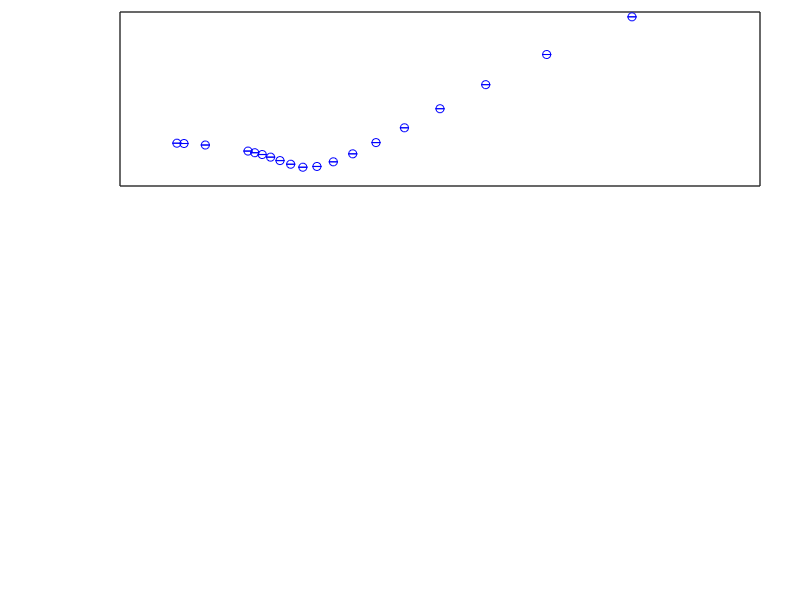

Recreate this plot in MATLAB. (Note: this script raises an error after producing the figure.)
clear;
clc;
close all;

%set up the figure
figure('Renderer', 'painters', 'Position', [10 10 600 900])
set(gcf,'color','white')

%define panel locations and smoothing parameter
Left = 0.15;
Bottom = 0.09;
Height = 0.29;
Width = 0.8;
voffset = 0.3;
p = 1;

Tc_bond = 1./1.58;   y = [-10:0.1:100]; x = ones(size(y));

%panel a
A = dlmread('data/hopping_energy.csv')
T = 1./A(:,1);
dK_by_dT = gradient(A(:,2))./gradient(T);

subplot('position',[Left,Bottom+2*voffset,Width,Height]); box on; hold on;
set(gca,'FontSize',25,'FontName','Times',...
        'Xtick',[3.4:0.4:4.4],'YTick',[0:20:100],'LineWidth',1)
xtickangle(0)
errorbar(T,A(:,2),A(:,3),'bo','MarkerFaceColor','b','MarkerSize',8)
plot(Tc_bond*x, y,'--k','HandleVisibility','off')
s0 = csaps(T,A(:,2),p); fnplt(s0,'-b');
set(gca,'FontSize',25,'FontName','Times',...
        'Xtick',[0:0.25:2],'YTick',[-1.1:0.1:-0.6],'LineWidth',1)
ylabel('$\mathcal{K}/t$','FontSize',25,'Interpreter','latex')
axis([0.25,2,-1.15,-0.7])
xticklabels({' ',' ',' ',' ',' ',' ',' ',' '})
text(0.29,-0.735,'(a)','FontSize',25,'FontName','Times')

axes('Position',[.28 .835 .3 .12],'LineWidth',1); hold on; box on;
plot(T,dK_by_dT,'bo','MarkerFaceColor','b','MarkerSize',6)
plot(Tc_bond*x, y,'--k','HandleVisibility','off')
s0 = csaps(T,dK_by_dT,0.99995); fnplt(s0,'-b');
set(gca,'FontSize',20,'FontName','Times',...
        'Xtick',[0.25:0.25:2],'YTick',[-1:0.2:2],'LineWidth',1)
xtickangle(0)
xticklabels({' ','0.5',' ','1',' ','1.5',' ','2'})
xlabel('$T/t$','FontSize',20,'Interpreter','latex')
ylabel('$d\mathcal{K}/dT$','FontSize',20,'Interpreter','latex')
axis([0.25,2,-0.25,0.4])

% panel b
A = dlmread('data/holstein_energy.csv')
T = 1./A(:,1);
dV_by_dT = gradient(A(:,2))./gradient(T);

subplot('position',[Left,Bottom+1*voffset,Width,Height]); box on; hold on;
set(gca,'FontSize',25,'FontName','Times',...
        'Xtick',[3.4:0.4:4.4],'YTick',[0:20:100],'LineWidth',1)
xtickangle(0)
errorbar(T,A(:,2),A(:,3),'bo','MarkerFaceColor','b','MarkerSize',8)
plot(Tc_bond*x, y,'--k','HandleVisibility','off')
s0 = csaps(T,A(:,2),p); fnplt(s0,'-b');
set(gca,'FontSize',25,'FontName','Times',...
        'Xtick',[0:0.25:2],'YTick',[-2.0:0.4:-0.8],'LineWidth',1)
ylabel('$\mathcal{V}/t$','FontSize',25,'Interpreter','latex')
axis([0.25,2,-2.4,-0.8])
xticklabels({' ',' ',' ',' ',' ',' ',' ',' '})
text(0.29,-0.92,'(b)','FontSize',25,'FontName','Times')

axes('Position',[.52 .46 .4 .14],'LineWidth',1); hold on; box on;
plot(T,dV_by_dT,'bs','MarkerFaceColor','b','MarkerSize',6)
plot(Tc_bond*x, y,'--k','HandleVisibility','off')
s0 = csaps(T,dV_by_dT,0.99995); fnplt(s0,'-b');
set(gca,'FontSize',20,'FontName','Times',...
        'Xtick',[0.25:0.25:2],'YTick',[-1:1:4],'LineWidth',1)
xtickangle(0)
xticklabels({' ','0.5',' ','1',' ','1.5',' ','2'})
xlabel('$T/t$','FontSize',20,'Interpreter','latex')
ylabel('$d\mathcal{V}/dT$','FontSize',20,'Interpreter','latex')
axis([0.25,2,0,4])


% Plot the double occupancy in panel (c)
A = dlmread('data/double_occ.csv');
T = 1./A(:,1);
dD_by_dT = gradient(A(:,2))./gradient(T);

subplot('position',[Left,Bottom+0*voffset,Width,Height]); box on; hold on;
errorbar(T,A(:,2),A(:,3),'bo','MarkerFaceColor','b','MarkerSize',8)
plot(Tc_bond*x, y,'--k','HandleVisibility','off')
s0 = csaps(T,A(:,2),p); fnplt(s0,'-b');
set(gca,'FontSize',25,'FontName','Times',...
        'Xtick',[0.25:0.25:2],'YTick',[0.28:0.04:0.5],'LineWidth',1)
xlabel('$T/t$','FontSize',25,'Interpreter','latex')
ylabel('$\mathcal{D}$','FontSize',25,'Interpreter','latex')
axis([0.25,2,0.28,0.45])
xticklabels({' ','0.5',' ','1',' ','1.5',' ','2'})
text(0.29,0.4375,'(c)','FontSize',25,'FontName','Times')

axes('Position',[.52 .22 .4 .14],'LineWidth',1); hold on; box on;
plot(T,dD_by_dT,'bs','MarkerFaceColor','b','MarkerSize',6)
plot(Tc_bond*x, y,'--k','HandleVisibility','off')
s0 = csaps(T,dD_by_dT,0.99995); fnplt(s0,'-b');
set(gca,'FontSize',20,'FontName','Times',...
        'Xtick',[0.25:0.25:2],'YTick',[-1:0.1:0],'LineWidth',1)
xtickangle(0)
xticklabels({' ','0.5',' ','1',' ','1.5',' ','2'})
xlabel('$T/t$','FontSize',20,'Interpreter','latex')
ylabel('$d\mathcal{D}/dT$','FontSize',20,'Interpreter','latex')
axis([0.25,2,-0.4,0])

saveas(gcf,'../figures/figure3.pdf','pdf')
